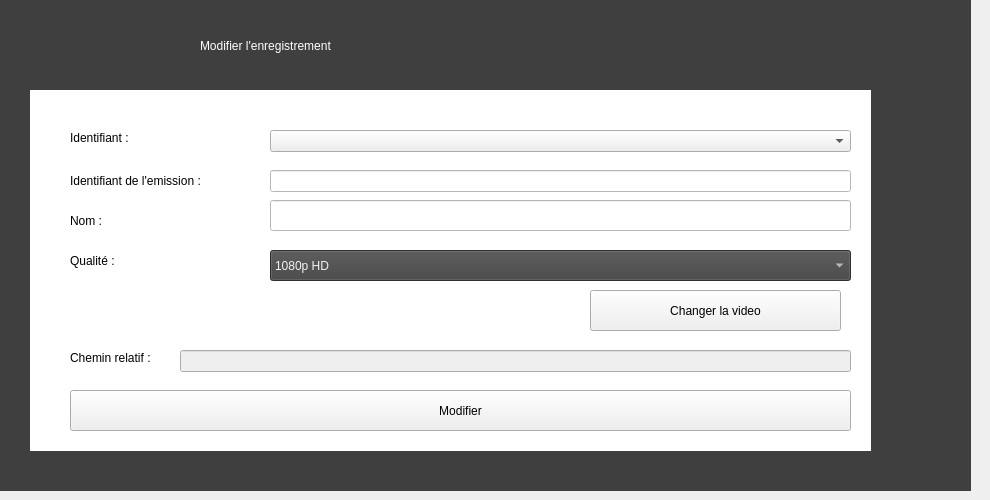
      <widget class="QWidget" name="tab_24">
       <attribute name="title">
        <string>Modification</string>
       </attribute>
       <widget class="QLabel" name="label_126">
        <property name="geometry">
         <rect>
          <x>-10</x>
          <y>0</y>
          <width>981</width>
          <height>491</height>
         </rect>
        </property>
        <property name="styleSheet">
         <string notr="true">background-color: rgb(63, 63, 63);</string>
        </property>
        <property name="text">
         <string/>
        </property>
       </widget>
       <widget class="QLabel" name="label_128">
        <property name="geometry">
         <rect>
          <x>30</x>
          <y>90</y>
          <width>841</width>
          <height>361</height>
         </rect>
        </property>
        <property name="styleSheet">
         <string notr="true">background-color: rgb(255, 255, 255);</string>
        </property>
        <property name="text">
         <string/>
        </property>
       </widget>
       <widget class="QLabel" name="label_142">
        <property name="geometry">
         <rect>
          <x>200</x>
          <y>20</y>
          <width>591</width>
          <height>51</height>
         </rect>
        </property>
        <property name="styleSheet">
         <string notr="true">font: 25pt &quot;MS Shell Dlg 2&quot;;
color:rgb(255, 255, 255)</string>
        </property>
        <property name="text">
         <string>Modifier l'enregistrement</string>
        </property>
       </widget>
       <widget class="QLineEdit" name="lineEdit_modifnomenr">
        <property name="geometry">
         <rect>
          <x>270</x>
          <y>200</y>
          <width>581</width>
          <height>31</height>
         </rect>
        </property>
        <property name="styleSheet">
         <string notr="true">background-color: rgb(255, 255, 255);</string>
        </property>
       </widget>
       <widget class="QLabel" name="label_99">
        <property name="geometry">
         <rect>
          <x>70</x>
          <y>250</y>
          <width>221</width>
          <height>21</height>
         </rect>
        </property>
        <property name="text">
         <string>Qualité :</string>
        </property>
       </widget>
       <widget class="QLabel" name="label_100">
        <property name="geometry">
         <rect>
          <x>70</x>
          <y>170</y>
          <width>151</width>
          <height>21</height>
         </rect>
        </property>
        <property name="text">
         <string>Identifiant de l'emission :</string>
        </property>
       </widget>
       <widget class="QLabel" name="label_101">
        <property name="geometry">
         <rect>
          <x>70</x>
          <y>210</y>
          <width>171</width>
          <height>21</height>
         </rect>
        </property>
        <property name="text">
         <string>Nom :</string>
        </property>
       </widget>
       <widget class="QComboBox" name="comboBox_modifqualite_enr_2">
        <property name="geometry">
         <rect>
          <x>270</x>
          <y>250</y>
          <width>581</width>
          <height>31</height>
         </rect>
        </property>
        <property name="styleSheet">
         <string notr="true">background-color: rgb(66, 66, 66);
color: rgb(243, 243, 243);</string>
        </property>
        <item>
         <property name="text">
          <string>1080p HD</string>
         </property>
        </item>
        <item>
         <property name="text">
          <string>720p</string>
         </property>
        </item>
        <item>
         <property name="text">
          <string>480p</string>
         </property>
        </item>
       </widget>
       <widget class="QLineEdit" name="lineEdit_modifidenrEm">
        <property name="geometry">
         <rect>
          <x>270</x>
          <y>170</y>
          <width>581</width>
          <height>22</height>
         </rect>
        </property>
        <property name="styleSheet">
         <string notr="true">background-color: rgb(255, 255, 255);</string>
        </property>
       </widget>
       <widget class="QLabel" name="label_102">
        <property name="geometry">
         <rect>
          <x>70</x>
          <y>130</y>
          <width>131</width>
          <height>16</height>
         </rect>
        </property>
        <property name="text">
         <string>Identifiant :</string>
        </property>
       </widget>
       <widget class="QComboBox" name="comboBox_modifIdenr">
        <property name="geometry">
         <rect>
          <x>270</x>
          <y>130</y>
          <width>581</width>
          <height>22</height>
         </rect>
        </property>
       </widget>
       <widget class="QPushButton" name="pushButton_impEng_3">
        <property name="geometry">
         <rect>
          <x>590</x>
          <y>290</y>
          <width>251</width>
          <height>41</height>
         </rect>
        </property>
        <property name="text">
         <string>Changer la video</string>
        </property>
       </widget>
       <widget class="QLineEdit" name="lineEdit_modifcheminEnr">
        <property name="enabled">
         <bool>false</bool>
        </property>
        <property name="geometry">
         <rect>
          <x>180</x>
          <y>350</y>
          <width>671</width>
          <height>22</height>
         </rect>
        </property>
       </widget>
       <widget class="QLabel" name="label_148">
        <property name="geometry">
         <rect>
          <x>70</x>
          <y>350</y>
          <width>111</width>
          <height>16</height>
         </rect>
        </property>
        <property name="text">
         <string>Chemin relatif :</string>
        </property>
       </widget>
       <widget class="QPushButton" name="pushButton_32">
        <property name="geometry">
         <rect>
          <x>70</x>
          <y>390</y>
          <width>781</width>
          <height>41</height>
         </rect>
        </property>
        <property name="text">
         <string>Modifier</string>
        </property>
       </widget>
      </widget>
